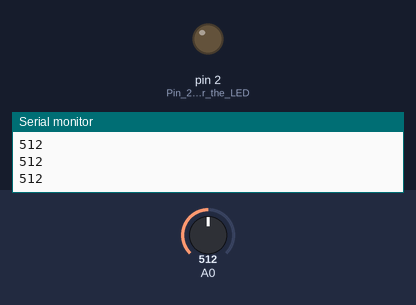
A sketch run on a simulated Arduino Uno, built with avr-gcc and run on an emulated ATmega328P. On the bench: output pins drawn as LEDs (lit = HIGH), the last lines printed to the serial monitor. The inputs (shaded band) are chosen by the test bench; at power-on: A0 = 512.

Above: at 1.3 s.
1.4 s: A0 set to 521
2.9 s: A0 set to 541
At 3.3 s:
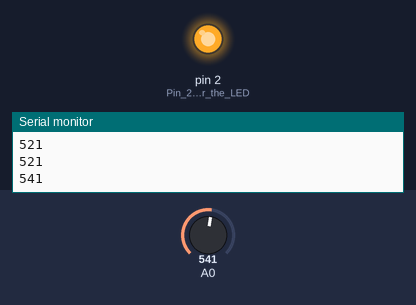
4.5 s: A0 set to 511
At 5.7 s:
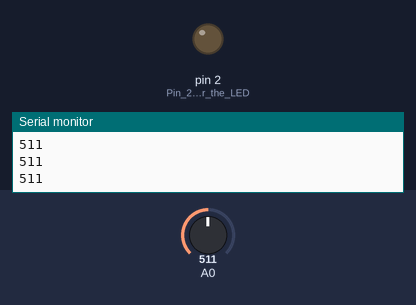
6.0 s: A0 set to 716
At 6.9 s:
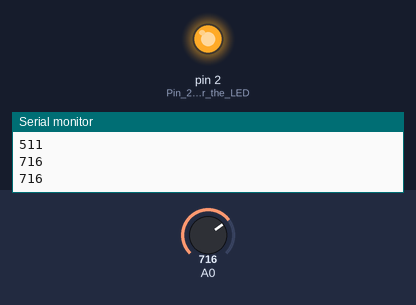
Timing chart, 0 to 8.5 s (numbered marks = the images above; inputs shaded):
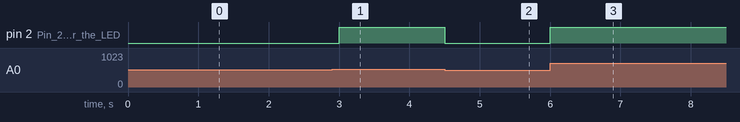

The sketch:

6-Smart_Street_Light.ino
```cpp
// Experiment No: 06
// Develop a program to deploy a smart street light system using an LDR sensor.

#include "Arduino.h"

void setup() {
  pinMode(2, OUTPUT); // Pin 2 is for the LED/light
  Serial.begin(9600);
}

void loop() {
  // Read LDR value from analog pin A0 (0-1023)
  int ldrValue = analogRead(A0);
  Serial.println(ldrValue);

  // Map the LDR value to LED brightness
  // Note: The image maps light to ON (255) and dark to OFF (0).
  // A typical street light would be the reverse: map(ldrValue, 33, 1023, 255, 0);
  int ledBrightness = map(ldrValue, 33, 1023, 0, 255);

  // Control LED brightness using analogWrite (PWM)
  analogWrite(2, ledBrightness);

  delay(500);
}
```

Measured:
- the behaviour switches between 529 and 530 on A0 (found by bisection; images 0 and 1)
- after the input at 2.9 s, pin 2 (Pin_2_is_for_the_LED): LOW → HIGH after 0.10 s
- after the input at 4.5 s, pin 2 (Pin_2_is_for_the_LED): HIGH → LOW at once
- after the input at 6.0 s, pin 2 (Pin_2_is_for_the_LED): LOW → HIGH at once
